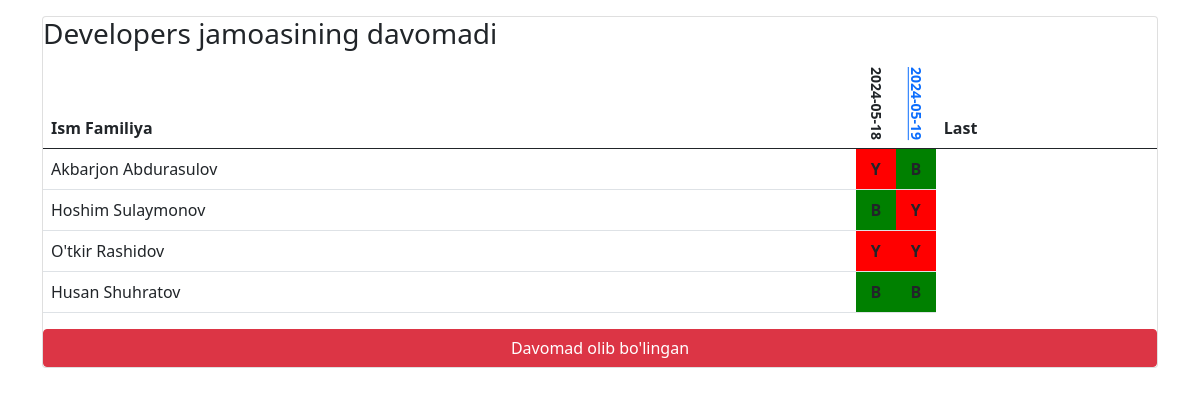
Page /2/attendance/ on the committed database.
### main/models.py (models this page shows, shortened)
class Team(models.Model):
    name = models.CharField(max_length=50)

class Mark(models.Model):
    attendance = models.ForeignKey(Attendance, on_delete=models.CASCADE, related_name='marks')
    worker = models.ForeignKey(Worker, on_delete=models.CASCADE, related_name='marks')
    is_attended = models.BooleanField(default=False)
    class Meta:
        unique_together = ['attendance', 'worker']

class Attendance(models.Model):
    team = models.ForeignKey(Team, on_delete=models.CASCADE, related_name='attendances')
    date = models.DateField()

class Worker(models.Model):
    first_name = models.CharField(max_length=100)
    last_name = models.CharField(max_length=100)
    position = models.CharField(max_length=70)
    team = models.ForeignKey(Team, on_delete=models.CASCADE, related_name='workers')

### main/views.py (the view)
# urls.py: path('<int:team_id>/attendance/', attendance_detail, name='detail'),
def attendance_detail(request, team_id):
    team = Team.objects.get(id=team_id)
    is_att_taken = True if Attendance.objects.filter(date=date.today(), team=team) else False
    return render(request, 'detail.html', {'team': team, 'is_att_taken': is_att_taken})

### templates/detail.html (shortened to what this page needs)
{% extends 'base.html' %}
{% block content %}
{% now "Y-m-d" as today %}
    <div class="container mt-3">
        <div class="card mt-3">
            <h3 class="m">{{ team.name }} jamoasining davomadi</h3>
            <table class="table">
  <thead>
    <tr>
      <th scope="col">Ism Familiya</th>
        {% for mark in team.workers.first.marks.all %}
            <th style="writing-mode:vertical-rl; text-orientation:mixed">
                {% if today == mark.attendance.date|date:"Y-m-d" %}
                <small><a href="{% url 'update' mark.attendance.id %}">{{ mark.attendance.date|date:"Y-m-d" }}</a></small>
                {% else %}
                <small>{{ mark.attendance.date|date:"Y-m-d" }}</small>
                {% endif %}
        </th>
        {% endfor %}
      <th scope="col">Last</th>
    </tr>
  </thead>
  <tbody>
  {% for worker in team.workers.all %}
    <tr>
      <td>{{ worker.first_name }} {{ worker.last_name }}</td>
      {% for mark in worker.marks.all %}
            {% if mark.is_attended %}
                <td style="height:5px; width:5px; background-color: green; text-align: center; font-weight: bold;">B</td>
            {% else %}
                <td style="height:5px; width:5px; background-color: red; text-align: center; font-weight: bold;">Y</td>
            {% endif %}
        {% endfor %}
    </tr>
  {% endfor %}
  </tbody>
</table>
    {% if is_att_taken %}
            <a href="#" class="btn btn-danger">Davomad olib bo'lingan</a>
     {% else %}
            <a href="{% url 'take' team.id %}" class="btn btn-primary">Davomad olish</a>
     {% endif %}
        </div>
    </div>
{% endblock content %}

### rows in the picture
Team: name "Developers"
Mark: attendance "2024-05-18", is_attended "Y"
Mark: attendance "2024-05-19", is_attended "B"
Worker: first_name "Akbarjon", last_name "Abdurasulov"
Worker: first_name "Hoshim", last_name "Sulaymonov"
Mark: is_attended "B"
Mark: is_attended "Y"
Worker: first_name "O'tkir", last_name "Rashidov"
Mark: is_attended "Y"
Mark: is_attended "Y"
Worker: first_name "Husan", last_name "Shuhratov"
Mark: is_attended "B"
Mark: is_attended "B"
